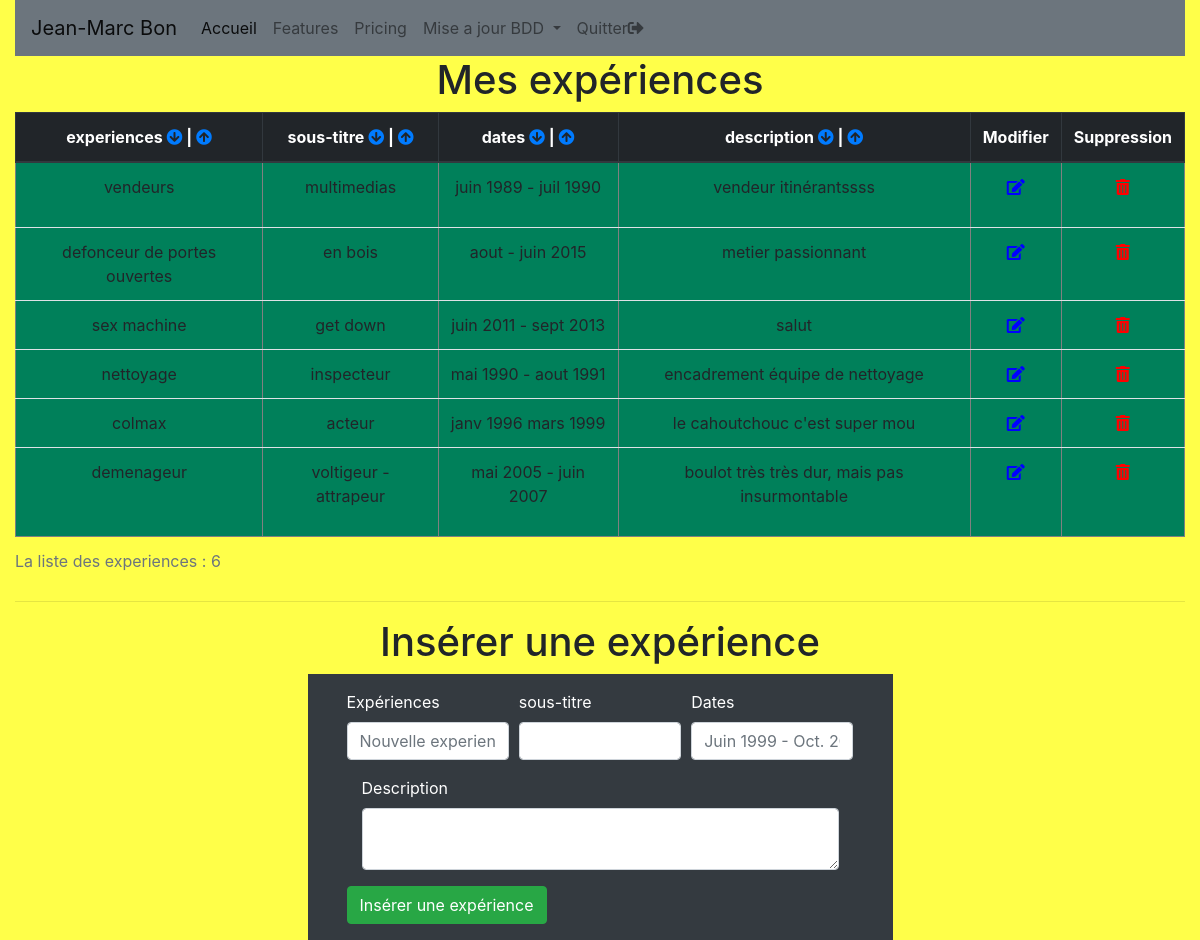
Screenshot of /admin/experiences.php (signed in) with the database file from the repository.
### tables this page shows
CREATE TABLE `t_utilisateurs` (
  `id_utilisateur` int(3) NOT NULL,
  `prenom` varchar(45) NOT NULL,
  `nom` varchar(45) NOT NULL,
  `email` varchar(50) NOT NULL,
  `portable` varchar(20) NOT NULL,
  `mdp` varchar(20) NOT NULL,
  `pseudo` varchar(20) NOT NULL,
  `age` varchar(20) NOT NULL,
  `anniversaire` date NOT NULL,
  `genre` enum('homme','femme') NOT NULL,
  `civilite` enum('monsieur','madame') NOT NULL,
  `adresse` text NOT NULL,
  `code_postal` varchar(5) NOT NULL,
  `ville` varchar(30) NOT NULL,
  `pays` varchar(30) NOT NULL,
  `commentaire` text NOT NULL
);

CREATE TABLE `t_experiences` (
  `id_experience` int(3) NOT NULL,
  `titre` varchar(150) NOT NULL,
  `stitre` varchar(200) NOT NULL,
  `dates` varchar(100) NOT NULL,
  `description` text NOT NULL,
  `id_utilisateur` int(3) NOT NULL
);

### admin/experiences.php (the view, shortened to what this page needs)
<?php require 'connexion.php';
if(isset($_SESSION['connexion_admin'])) {
    $id_utilisateur=$_SESSION['id_utilisateur'];
}else{
    header('location:../authentification.php');
}
$sql = $pdoCV -> query("SELECT * FROM t_utilisateurs WHERE id_utilisateur = '$id_utilisateur' ");
$ligne_utilisateur = $sql -> fetch();
$order= '';
    ?>
<!DOCTYPE html>
<html lang="fr">
<head>
    <link rel="stylesheet" href="https://use.fontawesome.com/releases/v5.3.1/css/all.css">
    <link href="https://stackpath.bootstrapcdn.com/bootstrap/4.1.3/css/bootstrap.min.css" rel="stylesheet">
    <link rel="stylesheet" href="css/style.css">
</head>
<body>
<div class="container-fluid">
<?php require 'navigation.php'; ?>
    <?php
          $sql = $pdoCV->prepare("SELECT * FROM t_experiences WHERE id_utilisateur = '$id_utilisateur' $order");
          $sql->execute();
          $nbr_experiences = $sql->rowCount();
    ?>
<h1 class="text-center">Mes expériences</h1>
 <div class="tableau text-center">
        <table border="1" class="table">
        <caption>La liste des experiences : <?php echo $nbr_experiences; ?></caption>
        <thead class="thead-dark">
            <tr>
                <th>experiences <a href="experiences.php?column=titre&order=asc"><i class="fas fa-arrow-circle-down"></i></a> | <a href="experiences.php?column=titre&order=desc"><i class="fas fa-arrow-circle-up"></i></a></th>
                <th>sous-titre <a href="experiences.php?column=stitre&order=asc"><i class="fas fa-arrow-circle-down"></i></a> | <a href="experiences.php?column=stitre&order=desc"><i class="fas fa-arrow-circle-up"></i></a></th>
                <th>dates <a href="experiences.php?column=dates&order=asc"><i class="fas fa-arrow-circle-down"></i></a> | <a href="experiences.php?column=dates&order=desc"><i class="fas fa-arrow-circle-up"></i></a></th>
                <th>description <a href="experiences.php?column=description&order=asc"><i class="fas fa-arrow-circle-down"></i></a> | <a href="experiences.php?column=description&order=desc"><i class="fas fa-arrow-circle-up"></i></a></th>
                <th>Modifier</th>
                <th>Suppression</th>
            </tr>
        </thead>
        <tbody>
        <?php while($ligne_experience=$sql->fetch())
        {
        ?>
            <tr>
                <td><?php echo $ligne_experience['titre']; ?></td>
                <td><?php echo $ligne_experience['stitre']; ?></td>
                <td><?php echo $ligne_experience['dates']; ?></td>
                <td><?php echo $ligne_experience['description']; ?></td>
                <td><a style="color: blue" href="modif_experience.php?id_experience=<?php echo $ligne_experience['id_experience']; ?>"><i class="fas fa-edit"></a></td>
                <td><a style="color: red" href="experiences.php?id_experience=<?php echo $ligne_experience['id_experience']; ?>"><i class="fas fa-trash-alt"></i></a></td>
            </tr>
        <?php
            }
        ?>
        </tbody>
        </table>
 </div>
<hr>
<h1 class="text-center">Insérer une expérience</h1>
   <div class="mx-auto col-6 bg-dark text-white">
        <form action="experiences.php" class="px-4 py-3"  method="post">
        <div class="form-row">
        <div class="form-group col">
            <label for="titre">Expériences</label>
            <input type="text" name="titre" class="form-control" placeholder="Nouvelle experience" required>
        </div>
        <div class="form-group col">
            <label for="stitre">sous-titre</label>
            <input type="text" name="stitre" class="form-control" placeholder="" required>
        </div>
        <div class="form-group col">
            <label for="dates">Dates</label>
            <input type="text" name="dates" class="form-control" placeholder="Juin 1999 - Oct. 2018 ">
        </div>
        </div>
        <div class="form-group col">
            <label for="description">Description</label>
            <textarea type="text" name="description" class="form-control" id="description" required></textarea>
        </div>
        <div class="">
           <button type="submit" class="btn btn-success">Insérer une expérience</button>
        </div>
        </form>
    </div>
    </div>
</body>
</html>

### admin/navigation.php (shortened to what this page needs)
<nav class="navbar navbar-expand-lg navbar-light bg-secondary">
  <a class="navbar-brand" href="index.php"><?php echo $ligne_utilisateur['prenom'].' '.$ligne_utilisateur['nom']; ?></a>
  <div class="collapse navbar-collapse" id="navbarNavDropdown">
    <ul class="navbar-nav">
      <li class="nav-item active">
        <a class="nav-link" href="index.php">Accueil <span class="sr-only">(current)</span></a>
      </li>
      <li class="nav-item">
        <a class="nav-link" href="#">Features</a>
      </li>
      <li class="nav-item">
        <a class="nav-link" href="#">Pricing</a>
      </li>
      <li class="nav-item dropdown">
        <a class="nav-link dropdown-toggle" href="#" id="navbarDropdownMenuLink" role="button" data-toggle="dropdown" aria-haspopup="true" aria-expanded="false">
          Mise a jour BDD
        </a>
</li>
        <li class="nav-item">
          <a class="nav-link" href="../admin/index.php?quitter=oui" title="<?php echo $ligne_utilisateur['prenom']; ?> déconnectez-vous !">Quitter<i class="fas fa-sign-out-alt"></i></a>
      </li>
    </ul>
  </div>
</nav>

### admin/css/style.css (style rules this page uses)
body { background: rgba(255, 255, 0, 0.712); }
.table { width: 100%; margin-bottom: 1rem; background-color: rgb(0, 128, 90); }

### rows the page displays
t_utilisateurs: prenom "Jean-Marc", nom "Bon"
t_experiences: titre "vendeurs", stitre "multimedias", dates "juin 1989 - juil 1990", description "vendeur itinérantssss"
t_experiences: titre "defonceur de portes ouvertes", stitre "en bois", dates "aout - juin 2015", description "metier passionnant"
t_experiences: titre "sex machine", stitre "get down", dates "juin 2011 - sept 2013", description "salut"
t_experiences: titre "nettoyage", stitre "inspecteur", dates "mai 1990 - aout 1991", description "encadrement équipe de nettoyage"
t_experiences: titre "colmax", stitre "acteur", dates "janv 1996 mars 1999", description "le cahoutchouc c'est super mou"
t_experiences: titre "demenageur", stitre "voltigeur - attrapeur", dates "mai 2005 - juin 2007", description "boulot très très dur, mais pas insurmontable"

### other values shown
$nbr_experiences "6"
